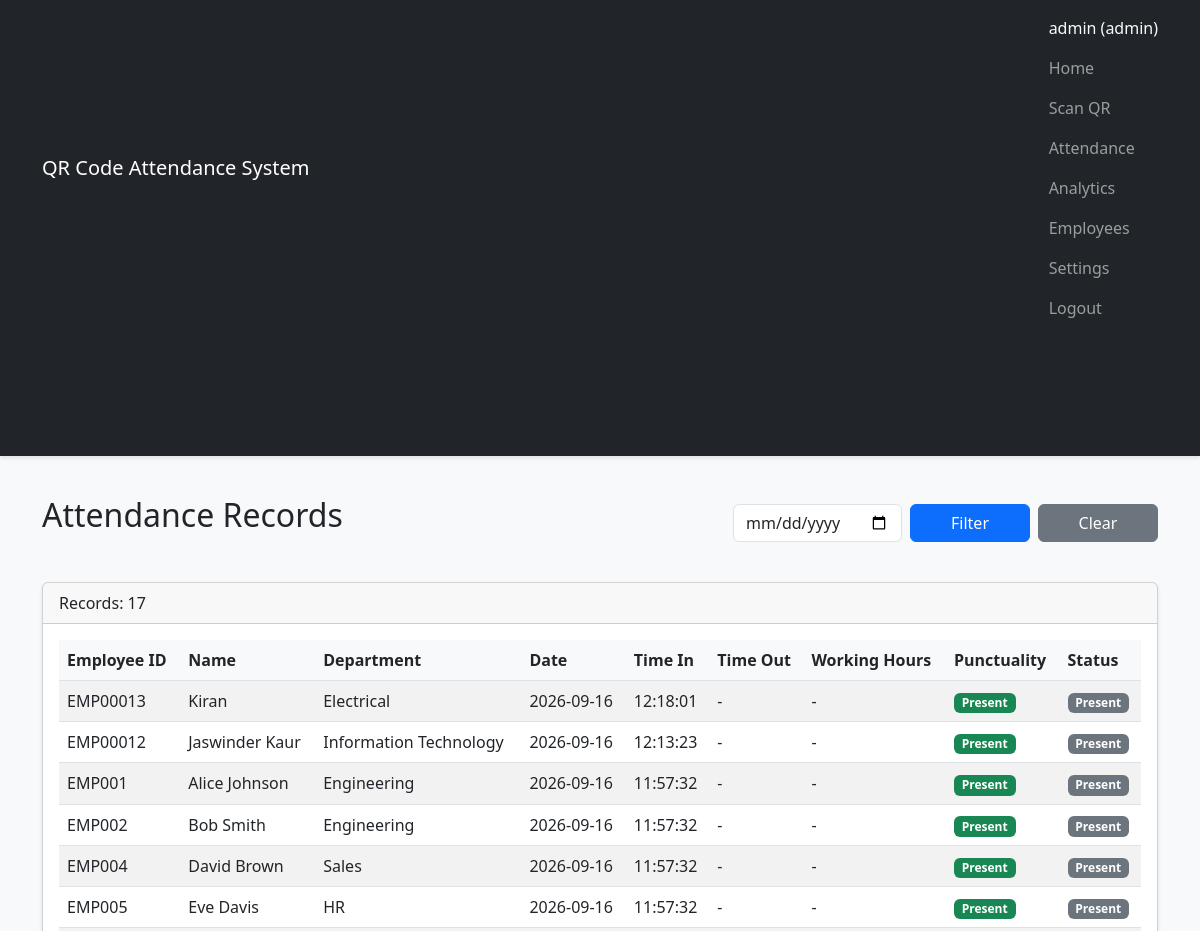
/attendance (signed in, upper part), run on an earlier commit of the app's database.
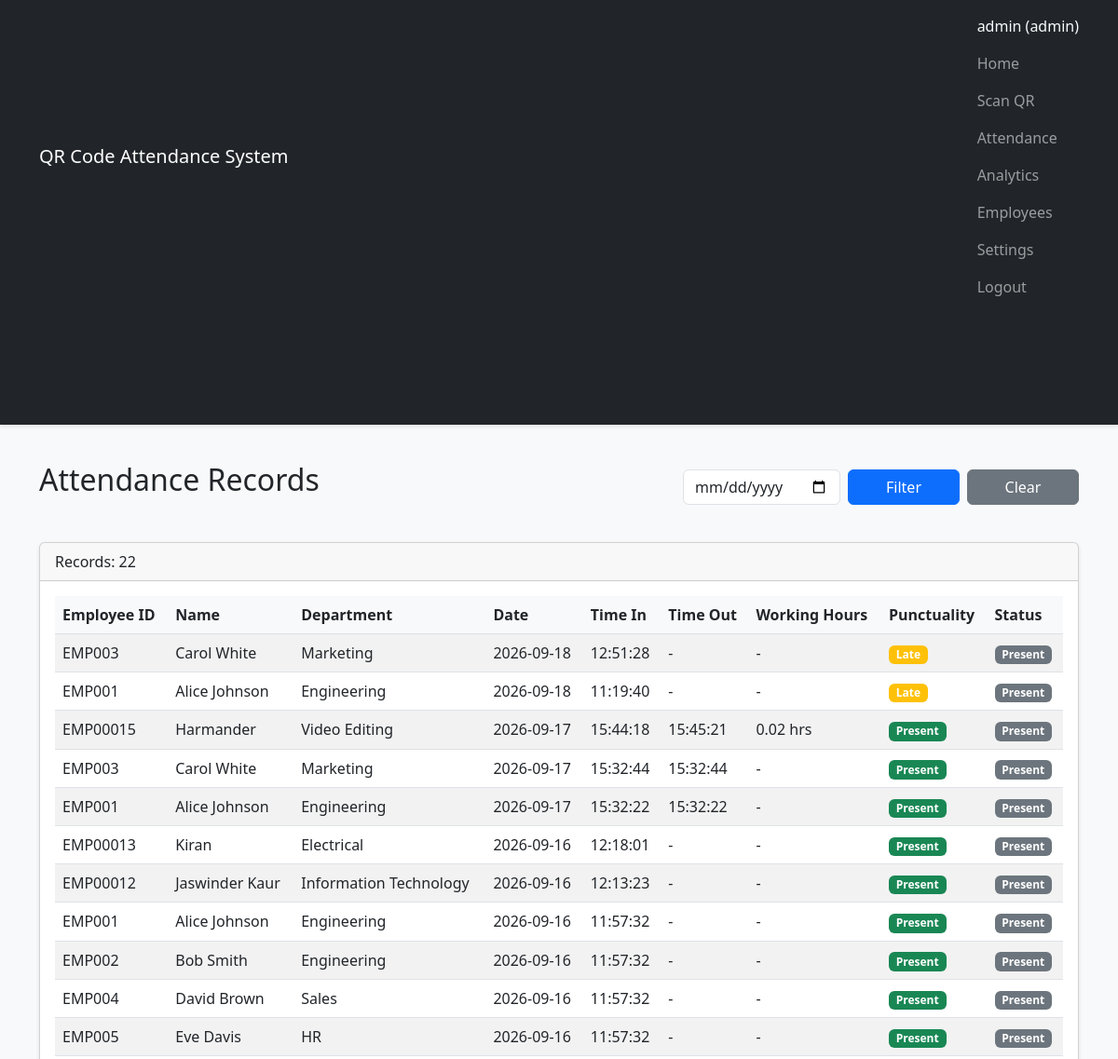
And on a later commit of the database.
### tables this page shows
CREATE TABLE attendance (
            id INTEGER PRIMARY KEY AUTOINCREMENT,
            employee_id TEXT NOT NULL,
            date TEXT NOT NULL,
            time_in TEXT NOT NULL,
            status TEXT DEFAULT 'Present', time_out TEXT, working_hours REAL, punctuality TEXT DEFAULT 'Present',
            FOREIGN KEY (employee_id) REFERENCES employees(employee_id)
        );

CREATE TABLE employees (
            id INTEGER PRIMARY KEY AUTOINCREMENT,
            employee_id TEXT UNIQUE NOT NULL,
            name TEXT NOT NULL,
            department TEXT NOT NULL,
            email TEXT,
            phone TEXT,
            created_at TIMESTAMP DEFAULT CURRENT_TIMESTAMP
        );

### src/app.py (the view)
@app.route("/attendance")
@admin_required
def attendance_page():
    date_filter = request.args.get("date", None)
    records = attendance_manager.get_attendance_records(date_str=date_filter)
    current_user = get_current_user()
    return render_template("attendance.html", records=records, date_filter=date_filter, user=current_user)

### src/app.py (called while the page is built)
def admin_required(f):
    @wraps(f)
    def decorated_function(*args, **kwargs):
        if "user_id" not in session:
            flash("Please log in to access this page.", "warning")
            return redirect(url_for("login_page"))
        if session.get("user_role") != "admin":
            flash("Access denied. Admin privileges required.", "danger")
            return redirect(url_for("scan_page"))
        return f(*args, **kwargs)
    return decorated_function

def get_current_user():
    if "user_id" in session:
        return auth_manager.get_user_by_id(session["user_id"])
    return None

### src/attendance_manager.py (called while the page is built)
    def get_attendance_records(self, employee_id=None, date_str=None):
        conn = get_connection()
        cursor = conn.cursor()
        query = """
            SELECT a.id, a.employee_id, a.date, a.time_in, a.time_out,
                   a.working_hours, a.punctuality, a.status,
                   e.name, e.department
            FROM attendance a
            JOIN employees e ON a.employee_id = e.employee_id
            WHERE 1 = 1
        """
        params = []
        if employee_id:
            query += " AND a.employee_id = ?"
            params.append(employee_id)
        if date_str:
            query += " AND a.date = ?"
            params.append(date_str)
        query += " ORDER BY a.date DESC, a.time_in DESC"
        cursor.execute(query, params)
        rows = cursor.fetchall()
        conn.close()
        return [dict(row) for row in rows]

### src/auth_manager.py (called while the page is built)
    def get_user_by_id(self, user_id):
        conn = get_connection()
        cursor = conn.cursor()
        cursor.execute("SELECT * FROM users WHERE id = ?", (user_id,))
        row = cursor.fetchone()
        conn.close()
        return dict(row) if row else None

### src/database.py (called while the page is built)
def get_connection():
    conn = sqlite3.connect(DB_PATH)
    conn.row_factory = sqlite3.Row
    conn.execute("PRAGMA foreign_keys = ON")
    return conn

### templates/attendance.html (shortened to what this page needs)
{% extends "layout.html" %}
{% block content %}
<div class="d-flex justify-content-between align-items-center mb-4">
    <h2>Attendance Records</h2>
    <form method="GET" action="{{ url_for('attendance_page') }}" class="d-flex gap-2">
        <input type="date" name="date" value="{{ date_filter or '' }}" class="form-control">
        <button type="submit" class="btn btn-primary">Filter</button>
        <a href="{{ url_for('attendance_page') }}" class="btn btn-secondary">Clear</a>
    </form>
</div>
<div class="card">
    <div class="card-header">
        Records: {{ records|length }}
    </div>
    <div class="card-body">
        {% if records %}
        <table class="table table-striped table-hover">
            <thead>
                <tr>
                    <th>Employee ID</th>
                    <th>Name</th>
                    <th>Department</th>
                    <th>Date</th>
                    <th>Time In</th>
                    <th>Time Out</th>
                    <th>Working Hours</th>
                    <th>Punctuality</th>
                    <th>Status</th>
                </tr>
            </thead>
            <tbody>
                {% for record in records %}
                <tr>
                    <td>{{ record.employee_id }}</td>
                    <td>{{ record.name }}</td>
                    <td>{{ record.department }}</td>
                    <td>{{ record.date }}</td>
                    <td>{{ record.time_in or '-' }}</td>
                    <td>{{ record.time_out or '-' }}</td>
                    <td>
                        {% if record.working_hours %}
                            {{ "%.2f"|format(record.working_hours) }} hrs
                        {% else %}
                            -
                        {% endif %}
                    </td>
                    <td>
                        {% if record.punctuality == 'Late' %}
                            <span class="badge bg-warning">Late</span>
                        {% elif record.punctuality == 'Absent' %}
                            <span class="badge bg-danger">Absent</span>
                        {% else %}
                            <span class="badge bg-success">{{ record.punctuality or 'Present' }}</span>
                        {% endif %}
                    </td>
                    <td><span class="badge bg-secondary">{{ record.status }}</span></td>
                </tr>
                {% endfor %}
            </tbody>
        </table>
        {% else %}
        <p class="text-muted">No attendance records found for the selected date.</p>
        {% endif %}
    </div>
</div>
{% endblock %}

### templates/layout.html (shortened to what this page needs)
<!DOCTYPE html>
<html lang="en">
<head>
    <link href="https://cdn.jsdelivr.net/npm/bootstrap@5.3.0/dist/css/bootstrap.min.css" rel="stylesheet">
    <link rel="stylesheet" href="{{ url_for('static', filename='css/style.css') }}">
</head>
<body{% block body_class %}{% endblock %}>
    <nav class="navbar navbar-dark bg-dark">
        <div class="container">
            <a class="navbar-brand" href="{{ url_for('index') }}">QR Code Attendance System</a>
            <div class="navbar-nav ms-auto">
                {% if session.user_id %}
                    <span class="nav-link text-light">
                        {{ session.username }} ({{ session.user_role }})
                    </span>
                    {% if session.user_role == 'admin' %}
                        <a class="nav-link" href="{{ url_for('index') }}">Home</a>
                        <a class="nav-link" href="{{ url_for('scan_page') }}">Scan QR</a>
                        <a class="nav-link" href="{{ url_for('attendance_page') }}">Attendance</a>
                        <a class="nav-link" href="{{ url_for('analytics_page') }}">Analytics</a>
                        <a class="nav-link" href="{{ url_for('employees_page') }}">Employees</a>
                        <a class="nav-link" href="{{ url_for('settings_page') }}">Settings</a>
                    {% else %}
                        <a class="nav-link" href="{{ url_for('scan_page') }}">Scan QR</a>
                    {% endif %}
                    <a class="nav-link" href="{{ url_for('logout_page') }}">Logout</a>
                {% else %}
                    <a class="nav-link" href="{{ url_for('login_page') }}">Login</a>
                    <a class="nav-link" href="{{ url_for('register_page') }}">Register</a>
                {% endif %}
            </div>
        </div>
    </nav>
    <div class="container mt-4">
        {% block content %}{% endblock %}
    </div>
</body>
</html>

### static/css/style.css (style rules this page uses)
body { background-color: #f8f9fa; margin-bottom: 60px; }
.card { box-shadow: 0 2px 4px rgba(0,0,0,0.1); margin-bottom: 2rem; }
.navbar { box-shadow: 0 2px 4px rgba(0,0,0,0.1); }
.container { padding-bottom: 120px; }
.btn { cursor: pointer; pointer-events: auto; position: relative; z-index: 10; min-width: 120px; }
.card-body { padding-bottom: 2rem; }
.d-flex.gap-2 { margin-top: 1.5rem; padding-bottom: 1rem; }
.table th { background-color: #f8f9fa; }

What changed in the data, as far as the page shows it:
added attendance: employee_id "EMP003", name "Carol White", department "Marketing", date "2026-09-18", time_in "12:51:28", time_out "-", punctuality "Late", status "Present"
added attendance: employee_id "EMP001", name "Alice Johnson", department "Engineering", date "2026-09-18", time_in "11:19:40", time_out "-", punctuality "Late", status "Present"
added attendance: employee_id "EMP00015", name "Harmander", department "Video Editing", date "2026-09-17", time_in "15:44:18", time_out "15:45:21", working_hours "0.02", punctuality "Present", status "Present"
added attendance: employee_id "EMP003", name "Carol White", department "Marketing", date "2026-09-17", time_in "15:32:44", time_out "15:32:44", punctuality "Present", status "Present"
added attendance: employee_id "EMP001", name "Alice Johnson", department "Engineering", date "2026-09-17", time_in "15:32:22", time_out "15:32:22", punctuality "Present", status "Present"
Also different on the page:
{{ records|length }}: "17" → "22"
